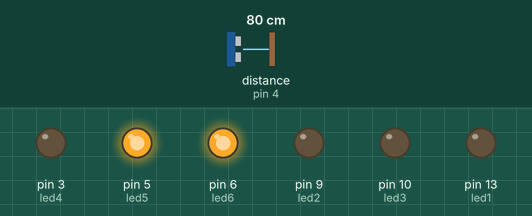
Recording of a sketch running on a simulated Arduino Uno, built with avr-gcc and run on an emulated ATmega328P. On the bench: output pins drawn as LEDs (lit = HIGH). Wiring (inferred from the names in the program): ultrasonic range finder: trigger pin 7; echo pin 4. The inputs (shaded band) are chosen by the test bench; at power-on: distance to the obstacle (sensor on pin 4) 80 cm. The echo pulse lasts 58.3 µs per cm; pins used as bus, display or sensor lines are not drawn.

Above: at 1.3 s.
1.4 s: distance to the obstacle (sensor on pin 4) set to 33 cm
2.9 s: distance to the obstacle (sensor on pin 4) set to 28 cm
At 4.2 s:
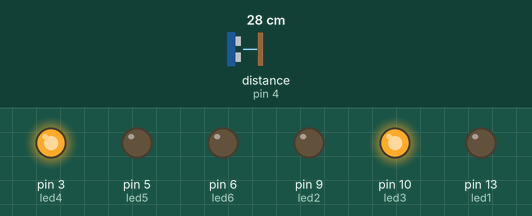
4.5 s: distance to the obstacle (sensor on pin 4) set to 2 cm
At 5.7 s:
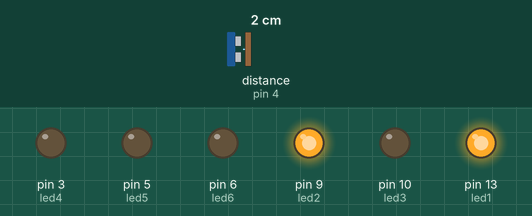
6.0 s: distance to the obstacle (sensor on pin 4) set to 18 cm
At 7.0 s:
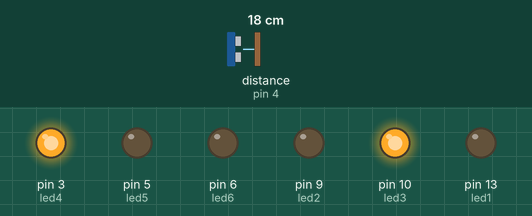
7.5 s: distance to the obstacle (sensor on pin 4) set to 4 cm
At 8.3 s:
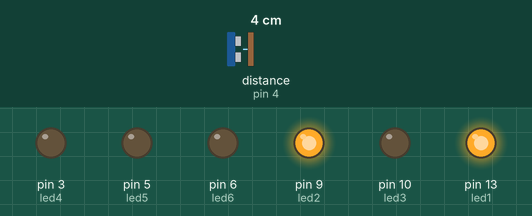
Timing chart, 0 to 10.0 s (numbered marks = the images above; inputs shaded):
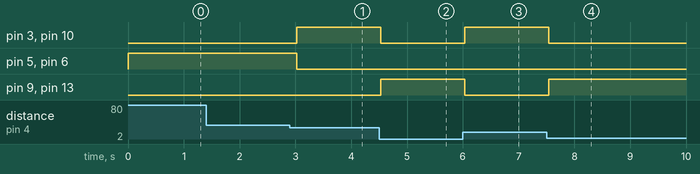

The sketch:

ultrasonic_lightmeup.ino
```cpp
int trigPin = 7;
int echoPin = 4;
int led1 = 13;
int led2 = 9;
int led3 = 10;
int led4 = 3;
int led5 = 5;
int led6 = 6;

void setup() {
  pinMode(trigPin, OUTPUT);
  pinMode(echoPin, INPUT);
  pinMode(led1, OUTPUT);
  pinMode(led2, OUTPUT);
  pinMode(led3, OUTPUT);
  pinMode(led4, OUTPUT);
  pinMode(led5, OUTPUT);
  pinMode(led6, OUTPUT);
}

void loop() {
  long duration, distance;
  digitalWrite(trigPin, LOW);
  delayMicroseconds(2);
  digitalWrite(trigPin, HIGH);
  delayMicroseconds(10);
  digitalWrite(trigPin, LOW);
  duration = pulseIn(echoPin, HIGH);
  distance = (duration/2) / 29.1;

  if (distance < 10) {
    digitalWrite(led1,HIGH);
    digitalWrite(led2,HIGH);
    digitalWrite(led3,LOW);
    digitalWrite(led4,LOW);
    digitalWrite(led5,LOW);
    digitalWrite(led6,LOW);
  }
  else if (distance > 10 and distance < 30) {
    digitalWrite(led1,LOW);
    digitalWrite(led2,LOW);
    digitalWrite(led3,HIGH);
    digitalWrite(led4,HIGH);
    digitalWrite(led5,LOW);
    digitalWrite(led6,LOW);
  }
  else {
    digitalWrite(led1,LOW);
    digitalWrite(led2,LOW);
    digitalWrite(led3,LOW);
    digitalWrite(led4,LOW);
    digitalWrite(led5,HIGH);
    digitalWrite(led6,HIGH);
  }
  delay(500);
}
```

Measured:
- the behaviour switches between 31 and 30 cm on distance to the obstacle (sensor on pin 4) (found by bisection; images 0 and 1)
- after the input at 1.4 s, every drawn part: stays the same
- after the input at 2.9 s, pin 3 (led4), pin 10 (led3): LOW → HIGH after 0.13 s; pin 5 (led5), pin 6 (led6): HIGH → LOW after 0.13 s
- after the input at 4.5 s, pin 3 (led4), pin 10 (led3): HIGH → LOW at once; pin 9 (led2), pin 13 (led1): LOW → HIGH at once
- after the input at 6.0 s, pin 3 (led4), pin 10 (led3): LOW → HIGH at once; pin 9 (led2), pin 13 (led1): HIGH → LOW at once
- after the input at 7.5 s, pin 3 (led4), pin 10 (led3): HIGH → LOW at once; pin 9 (led2), pin 13 (led1): LOW → HIGH at once
